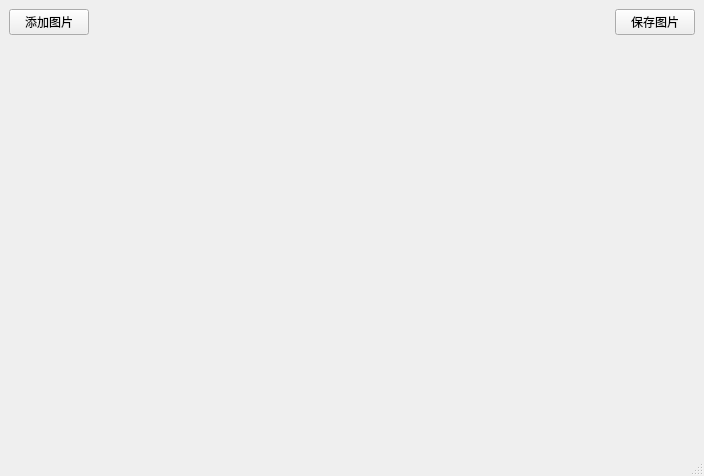
<?xml version="1.0" encoding="UTF-8"?>
<ui version="4.0">
 <class>Transform</class>
 <widget class="QMainWindow" name="Transform">
  <property name="geometry">
   <rect>
    <x>0</x>
    <y>0</y>
    <width>704</width>
    <height>476</height>
   </rect>
  </property>
  <property name="windowTitle">
   <string>Transform</string>
  </property>
  <widget class="QWidget" name="centralwidget">
   <layout class="QVBoxLayout" name="verticalLayout" stretch="1,20">
    <item>
     <layout class="QHBoxLayout" name="horizontalLayout">
      <item>
       <widget class="QPushButton" name="pushButtonAddPicture">
        <property name="text">
         <string>添加图片</string>
        </property>
       </widget>
      </item>
      <item>
       <spacer name="horizontalSpacer">
        <property name="orientation">
         <enum>Qt::Horizontal</enum>
        </property>
        <property name="sizeHint" stdset="0">
         <size>
          <width>40</width>
          <height>20</height>
         </size>
        </property>
       </spacer>
      </item>
      <item>
       <widget class="QPushButton" name="pushButtonSavePicture">
        <property name="text">
         <string>保存图片</string>
        </property>
       </widget>
      </item>
     </layout>
    </item>
    <item>
     <widget class="QWidget" name="widget" native="true"/>
    </item>
   </layout>
  </widget>
  <widget class="QMenuBar" name="menubar">
   <property name="geometry">
    <rect>
     <x>0</x>
     <y>0</y>
     <width>704</width>
     <height>22</height>
    </rect>
   </property>
  </widget>
  <widget class="QStatusBar" name="statusbar"/>
 </widget>
 <resources/>
 <connections/>
</ui>
